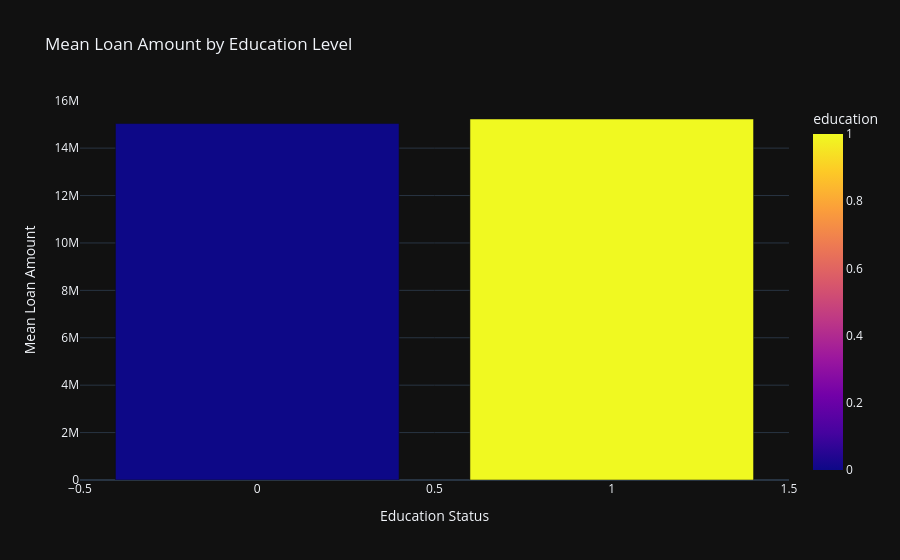

The code cell stored with this chart in its notebook:
### Code cell
df_grouped = df.groupby('education')['loan_amount'].mean().reset_index()

fig = px.bar(df_grouped, 
             x='education', 
             y='loan_amount',
             color='education',
             title='Mean Loan Amount by Education Level',
             template='plotly_dark', 
             color_discrete_sequence=px.colors.qualitative.Pastel)


fig.update_layout(
    xaxis_title="Education Status",
    yaxis_title="Mean Loan Amount",
    showlegend=False
)

fig.show()

### Figure 1 — Plotly figure (JSON) as saved in the notebook; plotly's stock layout.template omitted (floating-point values rounded to 4 significant figures)
{"data": [{"alignmentgroup": "True", "hovertemplate": "education=%{marker.color}<br>loan_amount=%{y}<extra></extra>", "legendgroup": "", "marker": {"color": [0, 1], "coloraxis": "coloraxis", "pattern": {"shape": ""}}, "name": "", "offsetgroup": "", "orientation": "v", "showlegend": false, "textposition": "auto", "type": "bar", "x": [0, 1], "xaxis": "x", "y": [15040000.0, 15230000.0], "yaxis": "y"}], "layout": {"barmode": "relative", "coloraxis": {"colorbar": {"title": {"text": "education"}}, "colorscale": [[0, "#0d0887"], [0.1111, "#46039f"], [0.2222, "#7201a8"], [0.3333, "#9c179e"], [0.4444, "#bd3786"], [0.5556, "#d8576b"], [0.6667, "#ed7953"], [0.7778, "#fb9f3a"], [0.8889, "#fdca26"], [1, "#f0f921"]]}, "legend": {"tracegroupgap": 0}, "showlegend": false, "title": {"text": "Mean Loan Amount by Education Level"}, "xaxis": {"anchor": "y", "domain": [0, 1], "title": {"text": "Education Status"}}, "yaxis": {"anchor": "x", "domain": [0, 1], "title": {"text": "Mean Loan Amount"}}}}
